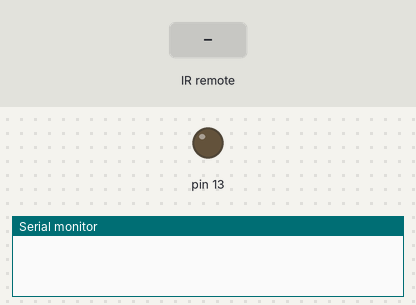
Recording of a sketch running on a simulated Arduino Uno, built with avr-gcc and run on an emulated ATmega328P. Parts: output pins drawn as LEDs (lit = HIGH), the last lines printed to the serial monitor. The test bench sets the inputs (shaded band).

Above: at 1.2 s.
1.3 s: infrared code 0x240A received
At 1.6 s:
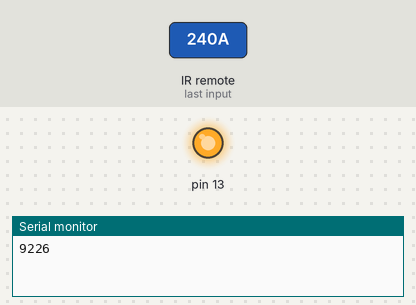
2.8 s: infrared code 0x640A received
At 3.9 s:
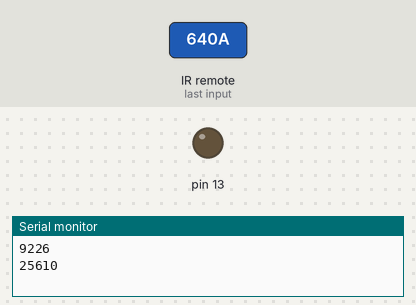
Timing chart, 0 to 5.8 s (numbered marks = the images above; inputs shaded):
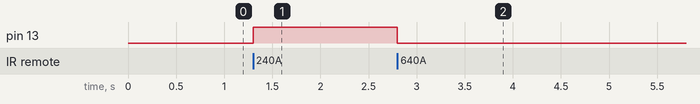

Measured:
- after the input at 1.3 s, pin 13: LOW → HIGH at once
- after the input at 2.8 s, pin 13: HIGH → LOW at once

The sketch:

IR.ino
```cpp
#include <IRremote.h>
int input_pin = 4; //set D10 as input signal pin
IRrecv irrecv(input_pin);
int led=13;
decode_results signals;
void setup()
{
  pinMode(13,OUTPUT);
	Serial.begin(9600);
	irrecv.enableIRIn(); // enable input from IR receiver
digitalWrite(13,LOW);
}
void loop() {
if (irrecv.decode(&signals)) {
		Serial.println(signals.value);

switch(signals.value)
{
  case 9226:
  digitalWrite(13,HIGH);
  break;
  case 25610:
  digitalWrite(13,LOW);
  break;

  }
  		irrecv.resume(); // get the next signal

}
}
```
